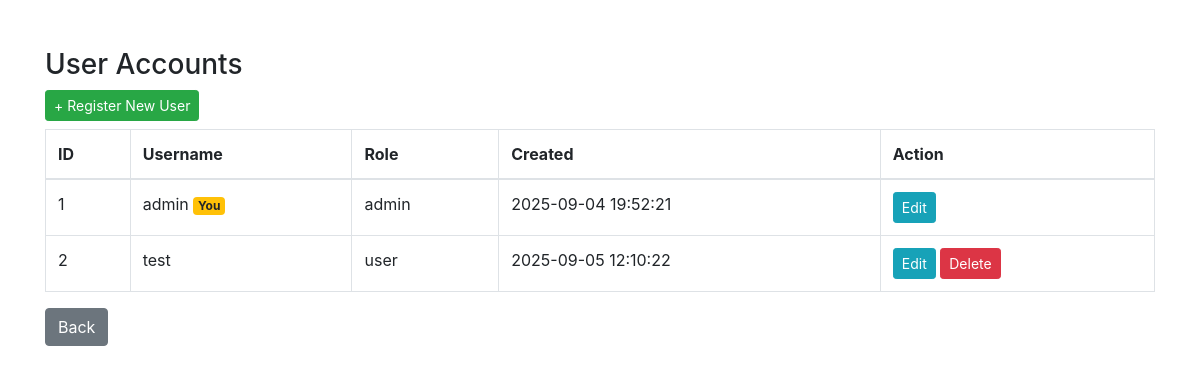
The page /admin/users.php (signed in) on the database its author committed.
### tables this page shows
CREATE TABLE `users` (
  `id` int(11) NOT NULL,
  `username` varchar(50) NOT NULL,
  `password` varchar(255) NOT NULL,
  `role` enum('admin','user') DEFAULT 'user',
  `created_at` datetime DEFAULT current_timestamp()
);

### admin/users.php (the view, shortened to what this page needs)
<?php
require '../config/db.php';
$users = $db->query("SELECT * FROM users ORDER BY id ASC")->fetch_all(MYSQLI_ASSOC);
?>
<!doctype html>
<html>
<head>
<link rel="stylesheet" href="https://cdn.jsdelivr.net/npm/bootstrap@4.6.2/dist/css/bootstrap.min.css">
</head>
<body>
<div class="container pt-5">
    <h3>User Accounts</h3>
    <a href="register_user.php" class="btn btn-sm btn-success mb-2">+ Register New User</a>
    <table class="table table-bordered">
        <thead>
            <tr><th>ID</th><th>Username</th><th>Role</th><th>Created</th><th>Action</th></tr>
        </thead>
        <tbody>
        <?php foreach($users as $u): ?>
            <tr>
                <td><?= $u['id'] ?></td>
                <td><?= htmlspecialchars($u['username']) ?><?= $_SESSION['user_id'] == $u['id'] ? ' <span class="badge badge-warning">You</span>' : "" ?></td>
                <td><?= $u['role'] ?></td>
                <td><?= $u['created_at'] ?></td>
                <td>
                    <a class="btn btn-sm btn-info" href="edit_user.php?id=<?= $u['id'] ?>">Edit</a>
                    <?php if($u['id'] != $_SESSION['user_id']): ?>
                    <a class="btn btn-sm btn-danger" href="delete_user.php?id=<?= $u['id'] ?>"
                        onclick="return confirm('Delete this user? This cannot be undone.');">Delete</a>
                    <?php endif; ?>
                </td>
            </tr>
        <?php endforeach; ?>
        </tbody>
    </table>
    <a href="dashboard.php" class="btn btn-secondary">Back</a>
</div>
</body>
</html>

### rows shown on the page
users: id "1", username "admin", shows "You", role "admin", created_at "2025-09-04 19:52:21"
users: id "2", username "test", role "user", created_at "2025-09-05 12:10:22"
